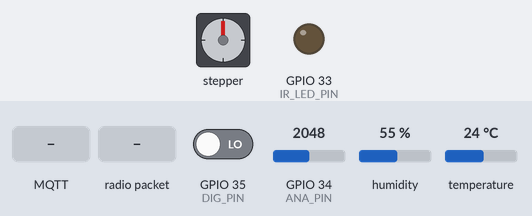
Bench run of a program on a simulated ESP32. Shown: stepper motor, output pins drawn as LEDs (lit = HIGH). The test bench sets the inputs (shaded band); at power-on: GPIO 35 (DIG_PIN) LOW, GPIO 34 (ANA_PIN) = 2048, humidity 55 %, temperature 24 °C. WiFi joins after 1.5 s; servers stay silent unless stated; network time is answered at once with the bench clock; the local clock reads 2024-03-15 10:24:30 at power-on unless the program sets it; no MQTT or app messages arrive unless stated; stepper angles assume 2048 steps per turn; what the program prints to the serial monitor is not drawn.

Above: at 8.1 s.
8.2 s: GPIO 35 (DIG_PIN) driven HIGH
At 8.67 s:
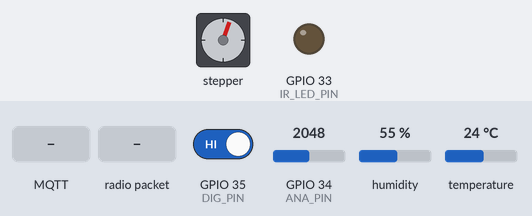
At 9.6 s:
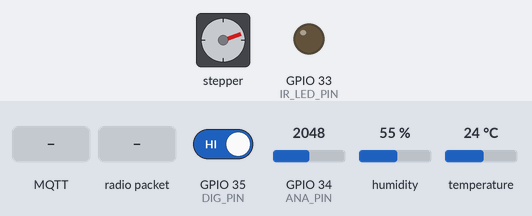
9.7 s: MQTT message "0" arrives on the first subscribed topic
At 12.4 s:
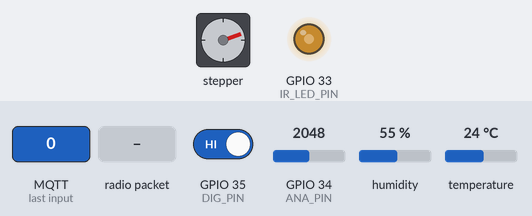
12.7 s: radio packet "0" arrives
Timing chart, 0 to 15.7 s (numbered marks = the images above; inputs shaded):
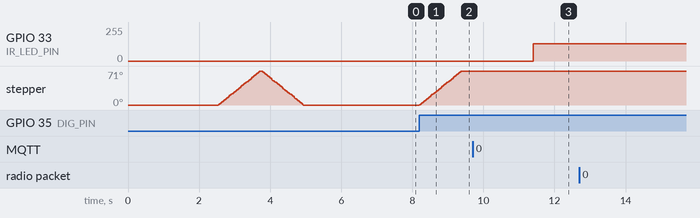

Measured:
- after the input at 8.2 s, stepper: keeps turning clockwise at about 60°/s, starting at once
- after the input at 12.7 s, every drawn part: stays the same

The program:

main.cpp
```cpp
#include <Arduino.h>
#include <WiFi.h>
#include <esp_now.h>
#include <Stepper.h>
#include "DHT.h"
#include <PubSubClient.h>
#include <ArduinoJson.h>
#include <NTPClient.h>
#include <WiFiUdp.h>


#define ANA_PIN 34
#define DIG_PIN 35

#define IR_LED_PIN   33   // KY-005 signal pin

#define MOTOR_IN1   12
#define MOTOR_IN2   14
#define MOTOR_IN3   27
#define MOTOR_IN4   26

#define DHTPIN 4
#define DHTTYPE DHT11

// ==================== CONFIG ====================
const char* ssid         = "TY7373_2.4G";
const char* password     = "0933897373";

const char* mqtt_server  = "mqtt.netpie.io";
const int   mqtt_port    = 1883;
const char* client_id    = "2e551e86-cfa3-41a2-b9b0-cc086ebf6b2c";
const char* device_token = "24R9C4Z1RkuqTU2FumuhCEA6crsZwFaG";
const char* device_secret= "AimrD3qZSbFx9qfGy7nMaNR7zQTrnq85";

// ==================== GLOBAL VARS ====================
WiFiClient   espClient;
PubSubClient client(espClient);
WiFiUDP      ntpUDP;
NTPClient    timeClient(ntpUDP, "pool.ntp.org", 7 * 3600); // GMT+7

// Params for MQTT message
String openTimeStr = "";
String closeTimeStr = "";
float temperature = 0.0;


unsigned long timeStringToSeconds(const String &t) {
  if (t.length() < 8) return 0;  // expect "HH:MM:SS"

  int h = t.substring(0, 2).toInt();
  int m = t.substring(3, 5).toInt();
  int s = t.substring(6, 8).toInt();

  return (unsigned long)h * 3600UL + (unsigned long)m * 60UL + (unsigned long)s;
}

// ==================== WIFI ====================
void connectWiFi() {
  Serial.print("Connecting to WiFi...");
  WiFi.begin(ssid, password);
  while (WiFi.status() != WL_CONNECTED) {
    delay(500);
    Serial.print(".");
  }
  Serial.println("\nConnected to WiFi");
}

// ==================== SHADOW UPDATE ====================
void updateShadow() {
  JsonDocument doc;

  // Root: { "data": { ... } }
  JsonObject data   = doc["data"].to<JsonObject>();

  // Group: status
  JsonObject status = data["status"].to<JsonObject>();

  // Group: stat
  JsonObject stat = data["stat"].to<JsonObject>();

  unsigned long openDuration = 0;
  if (openTimeStr.length() > 0 && closeTimeStr.length() > 0) {
    unsigned long openSec  = timeStringToSeconds(openTimeStr);
    unsigned long closeSec = timeStringToSeconds(closeTimeStr);

    if (closeSec >= openSec) {
      openDuration = closeSec - openSec;
    } else {
      // handle wrap-around over midnight
      openDuration = 24UL * 3600UL - openSec + closeSec;
    }
  }

  stat["openDuration"] = openDuration;
  if (!isnan(temperature)) stat["temperature"]   = temperature;

  // Group: time (only if needed)
  if (openTimeStr.length() > 0 || closeTimeStr.length() > 0) {
    JsonObject timeGroup = data["time"].to<JsonObject>();
    if (openTimeStr.length() > 0) {
      timeGroup["lastOpenTime"]  = openTimeStr;
    }
    if (closeTimeStr.length() > 0) {
      timeGroup["lastCloseTime"] = closeTimeStr;
    }
  }

  // Serialize to buffer
  char jsonBuffer[512];
  size_t n = serializeJson(doc, jsonBuffer, sizeof(jsonBuffer));

  if (n == 0) {
    Serial.println("Failed to serialize JSON (buffer too small?)");
    return;
  }

  client.publish("@shadow/data/update", jsonBuffer);
  Serial.print("Sent Update to NETPIE: ");
  Serial.println(jsonBuffer);
}

// ==================== MQTT CONNECT ====================
void connectMQTT() {
  while (!client.connected()) {
    Serial.print("Connecting to NETPIE...");
    if (client.connect(client_id, device_token, device_secret)) {
      Serial.println(" connected");
      client.subscribe("@shadow/data/delta");

      // Reset dashboard on connect
      updateShadow();
    } else {
      Serial.print(" failed, rc=");
      Serial.print(client.state());
      Serial.println(" try again in 2 seconds");
      delay(2000);
    }
  }
}


// ==================== MODULE SETUP ====================
DHT dht(DHTPIN, DHTTYPE);

const int IR_CHANNEL = 0;
const int IR_FREQ    = 16;
const int IR_RES     = 8;

uint8_t peerMac[] = { 0x84, 0x1F, 0xE8, 0x69, 0x6A, 0xFC };
uint8_t newUnlockState = 0; // last value received from the other board
uint8_t currentUnlockState = 0; // what THIS board is sending (0/1)

// Motor wiring order for ULN2003
const int STEPS_PER_REV = 2048;  // for 28BYJ-48
Stepper stepperMotor(STEPS_PER_REV, MOTOR_IN1, MOTOR_IN3, MOTOR_IN2, MOTOR_IN4);

bool hasSetIRLED = false;


void lockDoor() {
  newUnlockState = 0;
  currentUnlockState = newUnlockState;

  closeTimeStr = timeClient.getFormattedTime();
  temperature = dht.readTemperature();
  updateShadow();

  int quarterTurn = STEPS_PER_REV / 5;
  stepperMotor.step(-quarterTurn);  // choose direction that locks
  delay(2000);
}

// Optional: check send status
void onDataSent(const uint8_t *mac, esp_now_send_status_t status) {
  Serial.print("Send status: ");
  Serial.println(status == ESP_NOW_SEND_SUCCESS ? "SUCCESS" : "FAIL");
  if (status != ESP_NOW_SEND_SUCCESS) {
    //resent
    delay(1000);
    esp_err_t result = esp_now_send(peerMac, &currentUnlockState, sizeof(currentUnlockState));
  }
}

// Called when *this* ESP32 receives data from the peer
void onDataRecv(const uint8_t *mac, const uint8_t *incomingData, int len) {
  if (len >= 1) {
    newUnlockState = incomingData[0];
    Serial.print("Got newUnlockState = ");
    Serial.println(newUnlockState);
  }
}


void unlockDoor() {
  newUnlockState = 1;
  currentUnlockState = newUnlockState;

  openTimeStr = timeClient.getFormattedTime();
  Serial.println("Door Opened at: " + openTimeStr);

  int quarterTurn = STEPS_PER_REV / 5;
  stepperMotor.step(quarterTurn);   // opposite direction
  delay(2000);
}

// ==================== MQTT CALLBACK ====================
void callback(char* topic, byte* payload, unsigned int length) {
  Serial.print("Message received [");
  Serial.print(topic);
  Serial.print("]: ");

  // Print raw payload
  for (unsigned int i = 0; i < length; i++) {
    Serial.print((char)payload[i]);
  }
  Serial.println();

  JsonDocument doc;
  DeserializationError err = deserializeJson(doc, payload, length);

  if (err) {
    Serial.print("JSON parse error: ");
    Serial.println(err.c_str());
    return;
  }

  // Check unlockTrigger path: data.status.unlockTrigger
  JsonVariant unlock = doc["data"]["status"]["unlockTrigger"];

  if (!unlock.isNull() && unlock.as<bool>() == true) {
    Serial.println("COMMAND: Unlock Triggered!");
    unlockDoor();
  }
}


void setup() {
  Serial.begin(115200);
  delay(1000);

  // Wi-Fi setup
  WiFi.mode(WIFI_STA);

  connectWiFi();

  timeClient.begin();
  timeClient.update();

  client.setServer(mqtt_server, mqtt_port);
  client.setCallback(callback);

  // ESP-NOW setup
  Serial.print("This board MAC: ");
  Serial.println(WiFi.macAddress());

  // Init ESP-NOW
  if (esp_now_init() != ESP_OK) {
    Serial.println("Error initializing ESP-NOW");
    return;
  }

  // Register callbacks
  esp_now_register_send_cb(onDataSent);
  esp_now_register_recv_cb(onDataRecv);

  // Add peer (the other ESP32)
  esp_now_peer_info_t peerInfo = {};
  memcpy(peerInfo.peer_addr, peerMac, 6);
  peerInfo.channel = 0;      // use current WiFi channel
  peerInfo.encrypt = false;  // no encryption for now

  if (esp_now_add_peer(&peerInfo) != ESP_OK) {
    Serial.println("Failed to add peer");
    return;
  }

  Serial.println("ESP-NOW two-way node ready.");

  // Improve ADC range
  analogSetPinAttenuation(ANA_PIN, ADC_11db);

  // Setup Stepper motor
  stepperMotor.setSpeed(10);  // 10 RPM is safe
  int quarterTurn = STEPS_PER_REV / 5;
  stepperMotor.step(+quarterTurn);
  lockDoor();                 // Start locked

  // Setup IR LED
  ledcSetup(IR_CHANNEL, IR_FREQ, IR_RES);
  ledcAttachPin(IR_LED_PIN, IR_CHANNEL);
  ledcWrite(IR_CHANNEL, 0);  // Start with IR LED off

  dht.begin();

  pinMode(DIG_PIN, INPUT);
  pinMode(ANA_PIN, INPUT);
}

void loop() {
  if (!client.connected()) {
    connectMQTT();
  }
  client.loop();
  timeClient.update();

  if (newUnlockState != currentUnlockState && newUnlockState == 0) {
    // Need to lock 1 time
    lockDoor();
    Serial.println("Door locked.");
  }

  else if (currentUnlockState == 0) {
    // Door is closed, turn off IR LED
    ledcWrite(IR_CHANNEL, 0);
    hasSetIRLED = false;

    int val   = analogRead(ANA_PIN);
    int state = digitalRead(DIG_PIN);

    // Show digital trigger on LED
    if (state == HIGH) {
      unlockDoor();
    }
  }
  else if (!hasSetIRLED) {
    hasSetIRLED = true;
    ledcWrite(IR_CHANNEL, 128);  // Turn on IR LED at half power

    // Send after activating IR LED
    esp_err_t result = esp_now_send(peerMac, &currentUnlockState, sizeof(currentUnlockState));

    Serial.print("Sent currentUnlockState = ");
    Serial.print(currentUnlockState);
    Serial.print("  result = ");
    Serial.println(result == ESP_OK ? "OK" : "ERROR");
  }
}
```
